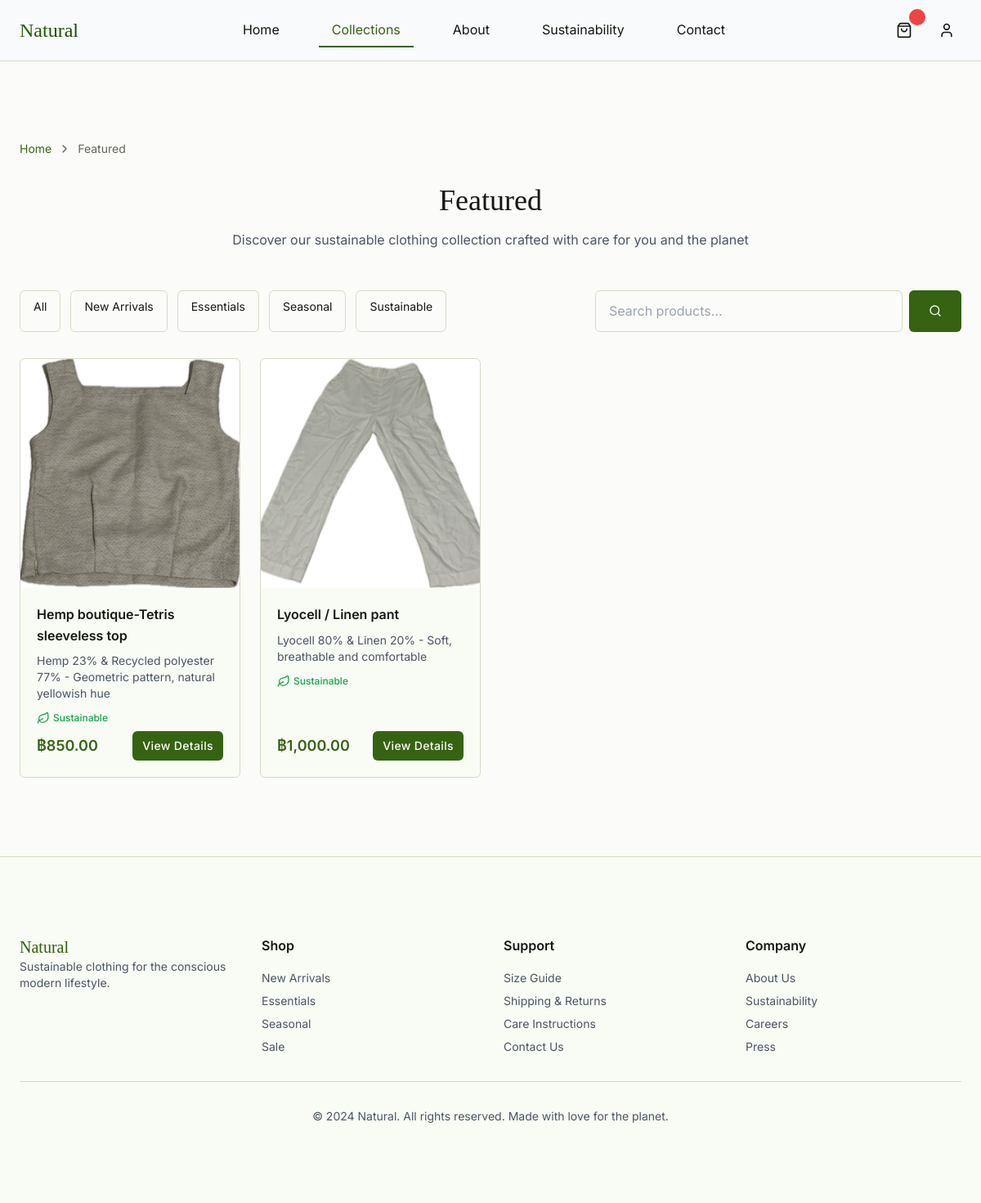
Screenshot of /.superdesign/design_iterations/collections.php?category=featured with the database file from the repository.
### tables this page shows
CREATE TABLE products (
    id INT PRIMARY KEY AUTO_INCREMENT,
    name VARCHAR(255) NOT NULL,
    slug VARCHAR(255) UNIQUE NOT NULL,
    description TEXT,
    short_description VARCHAR(500),
    sku VARCHAR(100) UNIQUE NOT NULL,
    price DECIMAL(10,2) NOT NULL,
    compare_at_price DECIMAL(10,2),
    cost_price DECIMAL(10,2),
    currency VARCHAR(3) DEFAULT 'THB',
    weight DECIMAL(8,2),
    dimensions VARCHAR(100),  
    material_composition TEXT,
    care_instructions TEXT,
    sustainability_info TEXT,
    is_active BOOLEAN DEFAULT TRUE,
    is_featured BOOLEAN DEFAULT FALSE,
    is_sustainable BOOLEAN DEFAULT FALSE,
    stock_quantity INT DEFAULT 0,
    low_stock_threshold INT DEFAULT 5,
    track_inventory BOOLEAN DEFAULT TRUE,
    allow_backorder BOOLEAN DEFAULT FALSE,
    meta_title VARCHAR(255),
    meta_description VARCHAR(500),
    created_at TIMESTAMP DEFAULT CURRENT_TIMESTAMP,
    updated_at TIMESTAMP DEFAULT CURRENT_TIMESTAMP ON UPDATE CURRENT_TIMESTAMP
);

### .superdesign/design_iterations/collections.php (the view, shortened to what the rows shown need)
<?php
require_once __DIR__ . '/api/Database.php';
require_once __DIR__ . '/config.php';
$productManager = new ProductManager();
$category = $_GET['category'] ?? null;
$search = $_GET['search'] ?? null;
$limit = isset($_GET['limit']) ? (int)$_GET['limit'] : 12;
$offset = isset($_GET['offset']) ? (int)$_GET['offset'] : 0;
if ($search) {
    $products = $productManager->searchProducts($search, $limit);
    $pageTitle = "Search Results for \"" . htmlspecialchars($search ?? '') . "\"";
} elseif ($category) {
    $products = $productManager->getProductsByCategory($category, $limit);
    $pageTitle = ucfirst(str_replace('-', ' ', $category));
} else {
    $products = $productManager->getAllProducts($limit, $offset);
    $pageTitle = "All Collections";
}
?>
<!DOCTYPE html>
<html lang="en">
<head>
    <script src="https://cdn.tailwindcss.com"></script>
    <link rel="stylesheet" href="natural_theme_1.css">
</head>
<body style="font-family: var(--font-sans); background: var(--background); color: var(--foreground); line-height: 1.6;">
    <header class="sticky top-0 z-50" style="background: rgba(249, 250, 251, 0.95); backdrop-filter: blur(10px); border-bottom: 1px solid var(--border);">
        <nav class="container-custom py-4">
            <div class="flex items-center justify-between">
                <div class="flex items-center">
                    <h1 class="text-2xl font-serif font-light natural-text-gradient">Natural</h1>
                </div>
            </div>
        </nav>
    </header>
    <main class="section-padding">
        <div class="container-custom">
            <div class="text-center mb-12">
                <h1 class="text-4xl font-serif font-light mb-4"><?php echo htmlspecialchars($pageTitle); ?></h1>
            </div>
            <div class="grid-consistent grid-4 fade-in" id="products-grid">
                <?php if (empty($products)): ?>
                    <div class="col-span-full text-center py-12">
                        <i data-lucide="search-x" class="w-16 h-16 mx-auto mb-4 text-gray-400"></i>
                        <h3 class="text-xl font-semibold mb-2">No products found</h3>
                        <p class="text-gray-600 mb-6">
                            <?php if ($search): ?>
                                Try adjusting your search terms or browse all collections
                            <?php else: ?>
                                Check back soon for new arrivals in this category
                            <?php endif; ?>
                        </p>
                        <a href="collections.php" class="btn-primary">Browse All Collections</a>
                    </div>
                <?php else: ?>
                    <?php foreach ($products as $product):
                        $primaryImage = $product['primary_image'] ?: 'https://via.placeholder.com/400x500?text=No+Image';
                    ?>
                        <div class="card-consistent" data-product-id="<?php echo $product['id']; ?>">
                            <div class="product-image">
                                <img src="<?php echo htmlspecialchars($primaryImage); ?>"
                                     alt="<?php echo htmlspecialchars($product['name']); ?>"
                                     class="img-cover">
                            </div>
                            <div class="product-content">
                                <div>
                                    <h3 class="font-semibold mb-2"><?php echo htmlspecialchars($product['name']); ?></h3>
                                    <p class="text-sm text-gray-600 mb-3"><?php echo htmlspecialchars($product['short_description']); ?></p>
                                    <?php if ($product['is_sustainable']): ?>
                                        <div class="flex items-center gap-1 mb-2">
                                            <i data-lucide="leaf" class="w-4 h-4 text-green-600"></i>
                                            <span class="text-xs text-green-600 font-medium">Sustainable</span>
                                        </div>
                                    <?php endif; ?>
                                </div>
                                <div class="flex justify-between items-center">
                                    <div>
                                        <span class="font-semibold text-lg" style="color: var(--primary);">
                                            <?php echo formatPrice($product['price'], $product['currency']); ?>
                                        </span>
                                    </div>
                                    <div class="flex gap-2">
                                        <a href="product_detail.php?id=<?php echo $product['id']; ?>" class="btn-primary text-sm px-3 py-2 w-full text-center">
                                            View Details
                                        </a>
                                    </div>
                                </div>
                            </div>
                        </div>
                    <?php endforeach; ?>
                <?php endif; ?>
            </div>
        </div>
    </main>
</body>
</html>

### rows the page displays
products: shows a picture, name "Hemp boutique-Tetris sleeveless top", short_description "Hemp 23% & Recycled polyester 77% - Geometric pattern, natural yellowish hue", is_sustainable 1 (drawn), formatPrice($product['price'], $product['currency']) "฿850.00"
products: shows a picture, name "Lyocell / Linen pant", short_description "Lyocell 80% & Linen 20% - Soft, breathable and comfortable", is_sustainable 1 (drawn), formatPrice($product['price'], $product['currency']) "฿1,000.00"

### other values shown
$pageTitle "Featured"
